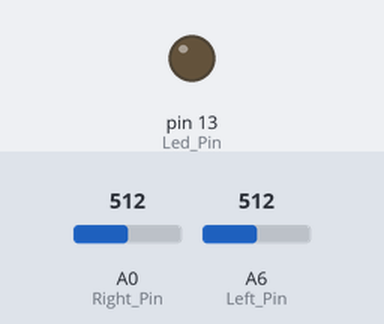
The sketch below on a simulated Arduino Nano, built with avr-gcc and run on an emulated ATmega328P. On the bench: output pins drawn as LEDs (lit = HIGH). The test bench sets the inputs (shaded band); at power-on: A0 (Right_Pin) = 512, A6 (Left_Pin) = 512.

Above: at 1.8 s.
1.9 s: A0 (Right_Pin) set to 206
3.4 s: A0 (Right_Pin) set to 188
At 4.7 s:
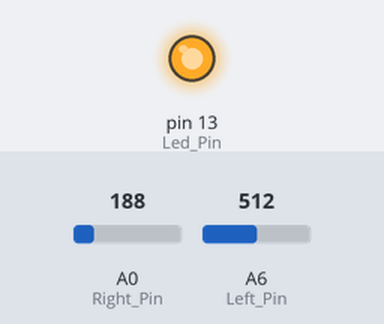
5.5 s: A0 (Right_Pin) set to 210
At 6.3 s:
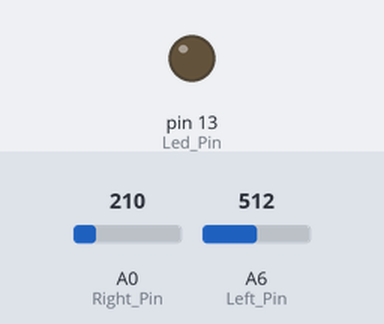
7.5 s: A0 (Right_Pin) set to 190
At 9.0 s:
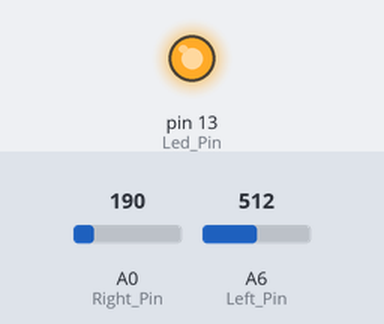
Timing chart, 0 to 10.5 s (numbered marks = the images above; inputs shaded):
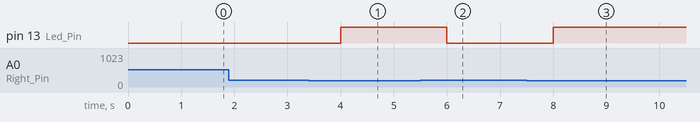

Measured:
- the behaviour switches between 200 and 199 on A0 (Right_Pin) (found by bisection; images 0 and 1)
- after the input at 1.9 s, every drawn part: stays the same
- after the input at 3.4 s, pin 13 (Led_Pin): LOW → HIGH after 0.60 s
- after the input at 5.5 s, pin 13 (Led_Pin): HIGH → LOW after 0.50 s
- after the input at 7.5 s, pin 13 (Led_Pin): LOW → HIGH after 0.50 s

The sketch:

TEST_light_sensors.ino
```cpp
#define LIGHT_THRESH 200 // greater than = black

int Left_Pin = A6;     // analog 6
int Right_Pin = A0;    // analog 0
int Led_Pin = 13;

float Left_Val = 0;
float Right_Val = 0;

void setup() {
  // put your setup code here, to run once:
  pinMode(Left_Pin, INPUT);
  pinMode(Right_Pin, INPUT);

  pinMode(Led_Pin, OUTPUT);

//  Serial.begin(9600);
}

void loop() {

  Left_Val = analogRead(Left_Pin);
//  Serial.print(Left_Val);
//  Serial.print(' ');

//  if(Left_Val < LIGHT_THRESH)
//  {//white
//    digitalWrite(Led_Pin, HIGH);
//  }
//  else
//  {//black
//    digitalWrite(Led_Pin, LOW);
//  }

  Right_Val = analogRead(Right_Pin);
//  Serial.print(Right_Val);
//  Serial.print(' ');

  if(Right_Val < LIGHT_THRESH)
  {//white
    digitalWrite(Led_Pin, HIGH);
  }
  else
  {//black
    digitalWrite(Led_Pin, LOW);
  }


  Serial.println();
  delay(1000);

}
```
